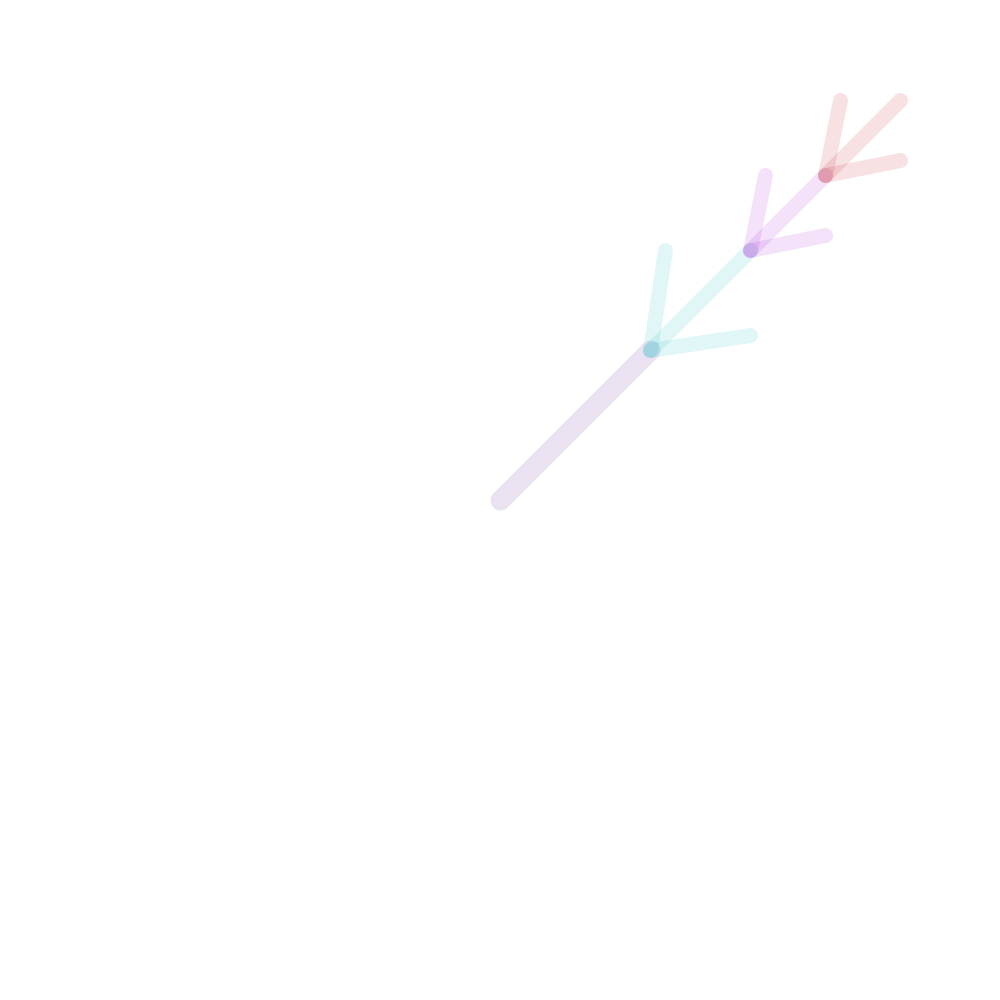
Frame 1 (no input)
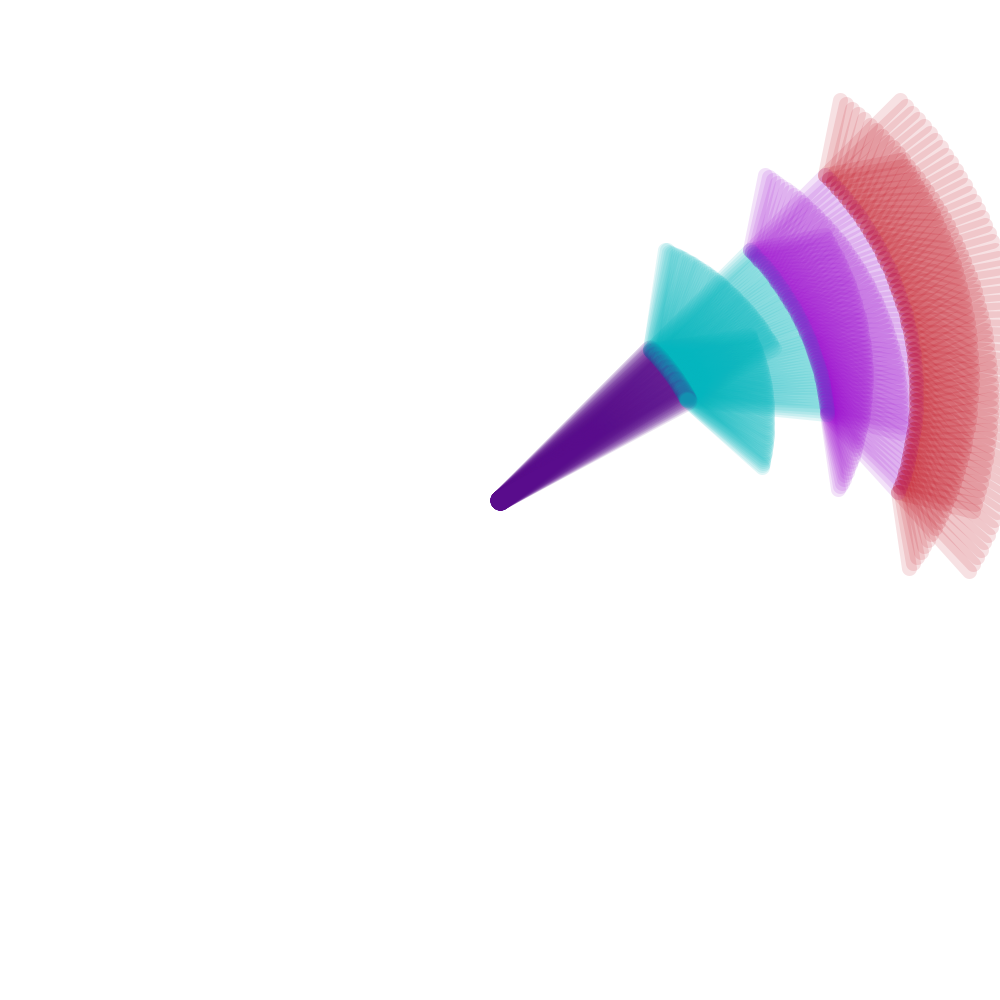
Frame 60 (the mouse pressed at the canvas centre just before this capture)
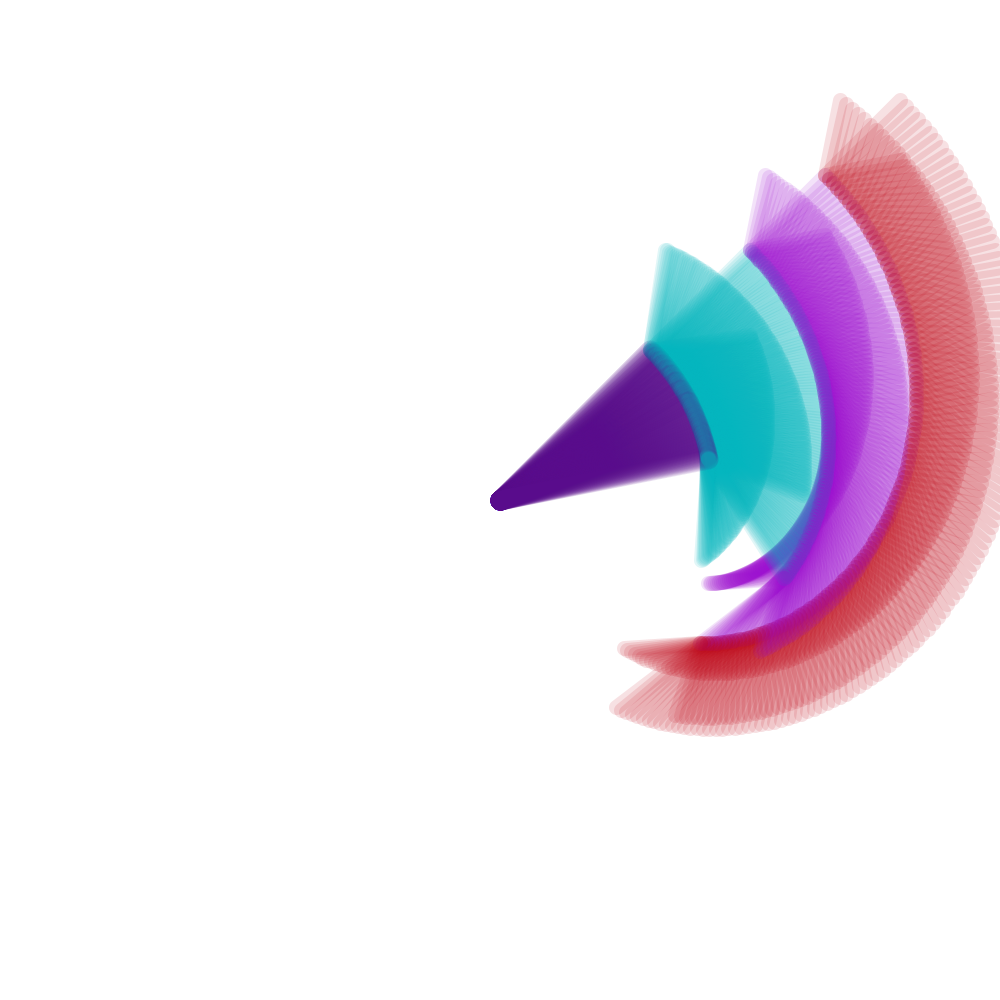
Frame 120 (the mouse held since frame 60 and released just before this capture)

The Processing sketch that drew these frames (run headless with seeded random() and noise(); from frame 60 on, the mouse is pressed at the canvas centre):

// Processing sketch: processing_143002
// ── processing_143002.pde

float angle = 0.0;
float angleDirection = 1;
float speed = 0.005;

void setup(){
  size(1000, 1000);
  background(255);
}

void draw(){
 // stroke(134, 66, 1);
 // strokeWeight(25);
 // line(500, 1000, 500, 750);
  translate(500, 500);
  rotate(angle);
  strokeWeight(20);
  stroke(87, 11, 139, 30);
  line(0, 0, 150, -150);
 // line(0, 0, -150, -150);
  translate(150, -150);
  rotate(angle*2.0);
  strokeWeight(15);
  stroke(4, 181, 185, 30);
  line(0, 0, 100, -100);
  line(0, 0, 100, -15);
  line(0, 0, 15, -100);
  translate(100, -100);
  rotate(angle*2.5);
  strokeWeight(15);
  stroke(149, 12, 203, 30);
  line(0, 0, 75, -75);
  line(0, 0, 75, -15);
  line(0, 0, 15, -75);
  translate(75, -75);
  strokeWeight(15);
  stroke(185, 4, 16, 30);
  line(0, 0, 75, -75);
  line(0, 0, 75, -15);
  line(0, 0, 15, -75);
  angle += speed * angleDirection;
//  if ((angle>QUARTER_PI) || (angle < 0)){
//    angleDirection *= -1;
}
//}
